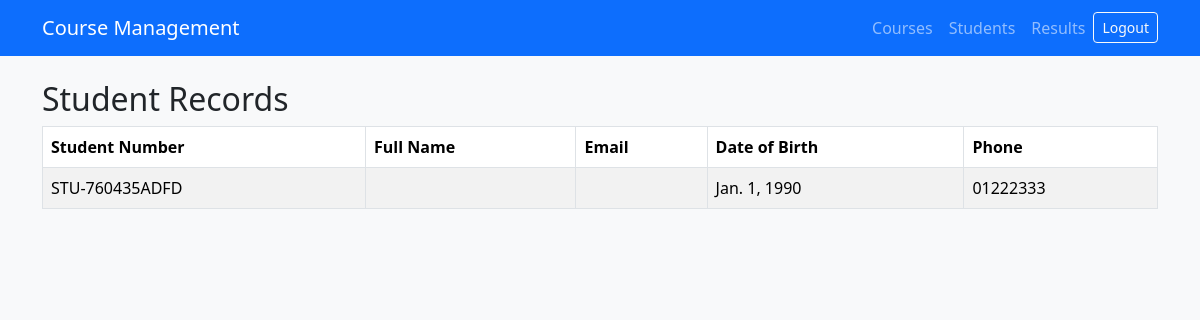
The app's page /students/ (signed in) with its own data.
### records/models.py (models this page shows, shortened)
class Student(models.Model):
    user = models.OneToOneField(
        settings.AUTH_USER_MODEL,
        on_delete=models.CASCADE,
        related_name="student_profile",
    )
    student_number = models.CharField(
        max_length=20,
        unique=True,
        editable=False,
    )
    date_of_birth = models.DateField()
    phone = models.CharField(max_length=30, blank=True)
    address = models.TextField(blank=True)
    created_at = models.DateTimeField(auto_now_add=True)

### records/views.py (the view)
# urls.py: path("students/", views.student_list, name="students"),
@user_passes_test(is_staff_user)
def student_list(request):
    students = Student.objects.select_related("user").order_by(
        "student_number"
    )
    return render(
        request, "records/students.html", {"students": students}
    )

### records/views.py (called while the page is built)
def is_staff_user(user):
    return user.is_authenticated and user.is_staff

### records/templates/records/students.html (shortened to what this page needs)
{% extends "records/base.html" %}
{% block content %}
<h2>Student Records</h2>
<div class="table-responsive">
<table class="table table-bordered table-striped bg-white">
    <thead>
        <tr>
            <th>Student Number</th>
            <th>Full Name</th>
            <th>Email</th>
            <th>Date of Birth</th>
            <th>Phone</th>
        </tr>
    </thead>
    <tbody>
        {% for student in students %}
        <tr>
            <td>{{ student.student_number }}</td>
            <td>{{ student.user.get_full_name }}</td>
            <td>{{ student.user.email }}</td>
            <td>{{ student.date_of_birth }}</td>
            <td>{{ student.phone|default:"—" }}</td>
        </tr>
        {% empty %}
        <tr><td colspan="5">No student records found.</td></tr>
        {% endfor %}
    </tbody>
</table>
</div>
{% endblock %}

### records on screen
Student: student_number "STU-760435ADFD", date_of_birth "Jan. 1, 1990", phone "01222333"
